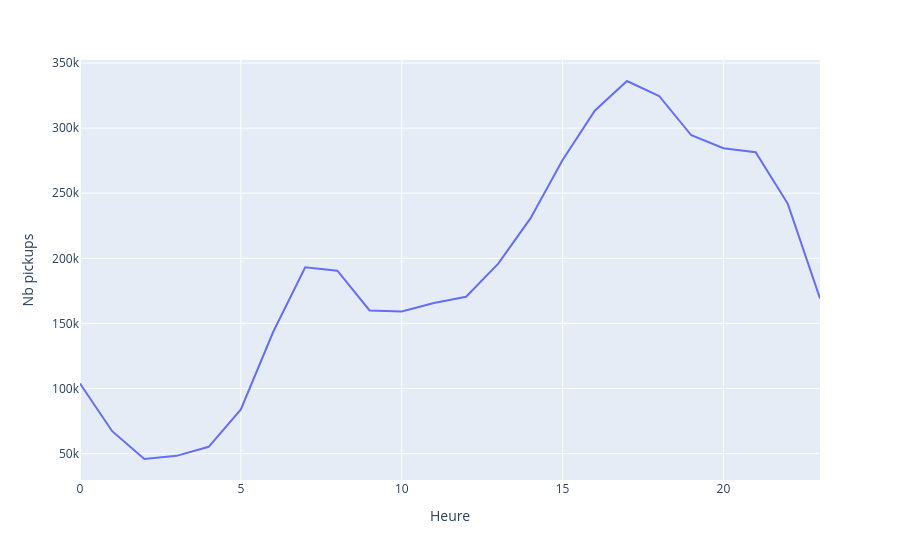

Notebook code cell kept with this figure:
### Code cell
fig = px.line(data_frame=df_by_hour, x='hour', y='datetime', labels=dict(hour='Heure',datetime='Nb pickups'))
fig.show()
fig.write_image("exports/pickups_par_heure.png", scale=2)

### Figure 1 — Plotly figure (JSON) as saved in the notebook; plotly's stock layout.template omitted (floating-point values rounded to 4 significant figures)
{"data": [{"hovertemplate": "Heure=%{x}<br>Nb pickups=%{y}<extra></extra>", "legendgroup": "", "line": {"color": "#636efa", "dash": "solid"}, "marker": {"symbol": "circle"}, "mode": "lines", "name": "", "orientation": "v", "showlegend": false, "type": "scatter", "x": [0, 1, 2, 3, 4, 5, 6, 7, 8, 9, 10, 11, 12, 13, 14, 15, 16, 17, 18, 19, 20, 21, 22, 23], "xaxis": "x", "y": [103836, 67227, 45865, 48287, 55230, 83939, 143213, 193094, 190504, 159967, 159148, 165703, 170452, 195877, 230625, 275466, 313400, 336190, 324679, 294513, 284604, 281460, 241858, 169190], "yaxis": "y"}], "layout": {"legend": {"tracegroupgap": 0}, "margin": {"t": 60}, "xaxis": {"anchor": "y", "domain": [0, 1], "title": {"text": "Heure"}}, "yaxis": {"anchor": "x", "domain": [0, 1], "title": {"text": "Nb pickups"}}}}
